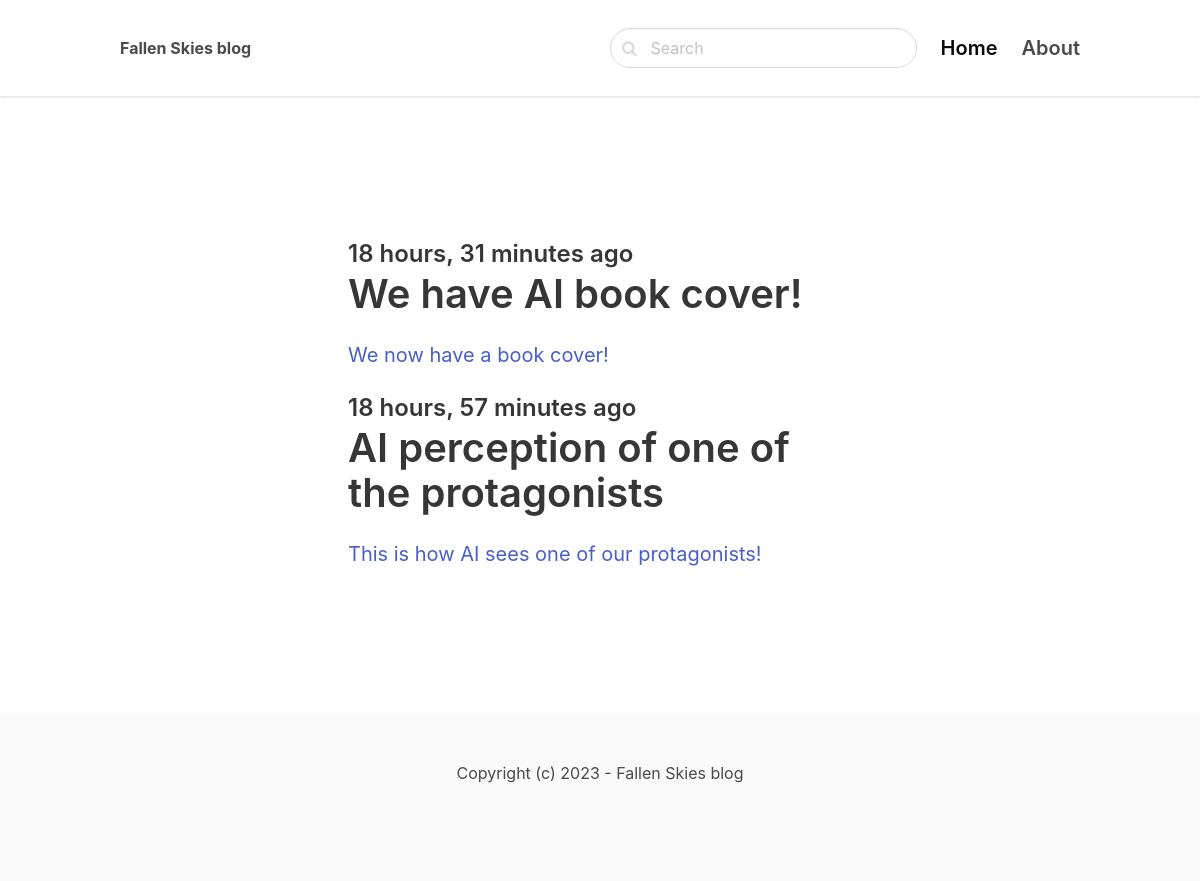
The app's page /atrwork/ with its own data.
### blog/models.py (models this page shows, shortened)
class Post(models.Model):
    ACTIVE = 'active'
    DRAFT = 'draft'  # what is stored in db
    CHOICES_STATUS = (
        (ACTIVE, 'Active'), (DRAFT, 'Draft')  # what we see in admin ui
    )
    category = models.ForeignKey(Category, related_name='posts', on_delete=models.CASCADE)
    title = models.CharField(max_length=255)
    slug = models.SlugField()
    intro = models.TextField()
    body = models.TextField()
    created_at = models.DateTimeField(auto_now_add=True)
    status = models.CharField(max_length=10, choices=CHOICES_STATUS, default=ACTIVE)
    image = models.ImageField(upload_to='uploads/', blank=True, null=True)
    class Meta:
        ordering = ('-created_at',)  # show posts in reverse order

### blog/views.py (the view)
# urls.py: path('<slug:slug>/', views.category, name='category_detail'),
def category(request, slug):
    category = get_object_or_404(Category, slug=slug)
    posts = category.posts.filter(status=Post.ACTIVE)
    return render(request, 'blog/category.html', {'category': category, 'posts': posts})

### blog/templates/blog/category.html (shortened to what this page needs)
{% extends 'core/base.html' %}
{%block content %}
<section class="hero">
    <div class="hero-body">
        <div class="container">
            <section class="section">
                <div class="columns">
                    <div class="column is-8 is-offset-2">
                        {% for post in posts %}
                        <div class="content is-medium">
                            <a href="{% url 'post_detail' post.category.slug post.slug %}">
                                <h2 class="subtitle is-4">{{ post.created_at|timesince }} ago</h2>
                                <h1 class="title">{{ post.title }}</h1>
                                <p>{{ post.intro }}</p>
                            </a>
                        </div>
                        {% empty %}
                        <div class="content">
                            <p>There are no posts in this category :c</p>
                        </div>
                        {% endfor %}
                    </div>
                </div>
            </section>
        </div>
    </div>
</section>
{% endblock %}

### records on screen
Post: created_at "18 hours, 31 minutes", title "We have AI book cover!", intro "We now have a book cover!"
Post: created_at "18 hours, 57 minutes", title "AI perception of one of the protagonists", intro "This is how AI sees one of our protagonists!"
